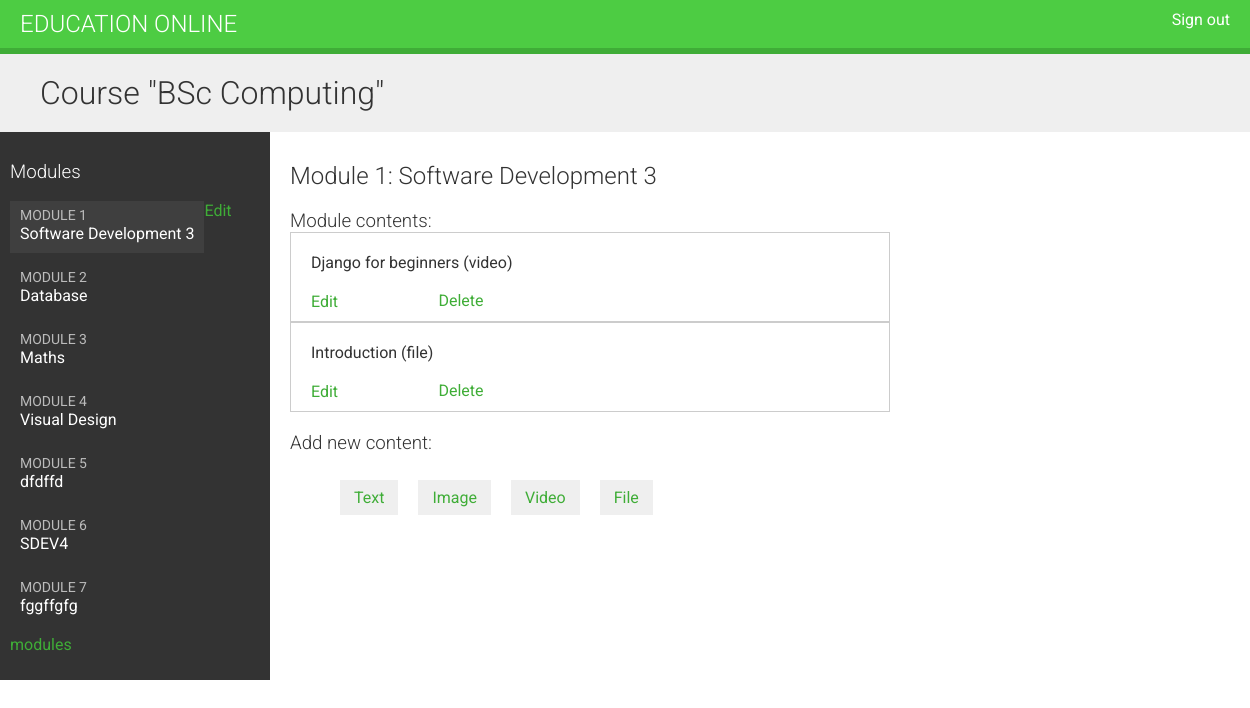
Screenshot of /course/module/6/ (signed in) with the database file from the repository.
### courses/models.py (models this page shows, shortened)
class Course(models.Model):
    owner = models.ForeignKey(User,
                                related_name='courses_created',
                                on_delete=models.CASCADE)
    subject = models.ForeignKey(Subject,
                                related_name='courses',
                                on_delete=models.CASCADE)
    title = models.CharField(max_length=200)
    slug = models.SlugField(max_length=200, unique=True)
    overview = models.TextField()
    created = models.DateTimeField(auto_now_add=True)
    class Meta:
        ordering = ['-created']

class Module(models.Model):
    course = models.ForeignKey(Course,
                                related_name='modules',
                                on_delete=models.CASCADE)
    title = models.CharField(max_length=200)
    description = models.TextField(blank=True)
    order = OrderField(blank=True, for_fields=['course'])
    class Meta:
        ordering = ['order']

class Content(models.Model):
    module = models.ForeignKey(Module,
                                related_name='contents',
                                on_delete=models.CASCADE)
    content_type = models.ForeignKey(ContentType,
                                on_delete=models.CASCADE,
                                limit_choices_to={'model__in':(
                                'text',
                                'video',
                                'image',
                                'file')})
    object_id = models.PositiveIntegerField()
    item = GenericForeignKey('content_type', 'object_id')
    order = OrderField(blank=True, for_fields=['module'])
    class Meta:
        ordering = ['order']

class ItemBase(models.Model):
    owner = models.ForeignKey(User,
                              related_name='%(class)s_related',
                              on_delete=models.CASCADE)
    title = models.CharField(max_length=250)
    created = models.DateTimeField(auto_now_add=True)
    updated = models.DateTimeField(auto_now=True)
    class Meta:
        abstract = True
    def __str__(self):
        return self.title

class Video(ItemBase):
    url = models.URLField()

class File(ItemBase):
    file = models.FileField(upload_to='files')

### courses/views.py (the view)
# urls.py: path('module/<int:module_id>/',views.ModuleContentListView.as_view(),name='module_content_list'),
class ModuleContentListView(TemplateResponseMixin, View):
    template_name = 'courses/manage/module/content_list.html'
    def get(self, request, module_id):
        module = get_object_or_404(Module,
                                    id=module_id,
                                    course__owner=request.user)
        return self.render_to_response({'module': module})

### courses/templatetags/course.py (called while the page is built)
@register.filter
def model_name(obj):
    try:
        return obj._meta.model_name
    except AttributeError:
        return None

### courses/templates/courses/manage/module/content_list.html (shortened to what this page needs)
{% extends "base.html" %}
{% load course %}
{% block content %}
  {% with course=module.course %}
    <h1>Course "{{ course.title }}"</h1>
    <div class="contents">
      <h3>Modules</h3>
      <ul id="modules">
        {% for m in course.modules.all %}
          <li data-id="{{ m.id }}" {% if m == module %}class="selected"{% endif %}>
            <a href="{% url 'module_content_list' m.id %}">
              <span>
                Module <span class="order">{{ m.order|add:1 }}</span>
              </span>
              <br>
              {{ m.title }}
            </a>
          </li>
        {% empty %}
          <li>No modules yet.</li>
        {% endfor %}
      </ul>
      <p><a href="{% url 'course_module_update' course.id %}">Edit modules</a></p>
    </div>
    <div class="module">
      <h2>Module {{ module.order|add:1 }}: {{ module.title }}</h2>
      <h3>Module contents:</h3>
      <div id="module-contents">
        {% for content in module.contents.all %}
          <div data-id="{{ content.id }}">
            {% with item=content.item %}
              <p>{{ item }} ({{ item|model_name }})</p>
              <a href="{% url 'module_content_update' module.id item|model_name item.id %}">Edit</a>
              <form action="{% url 'module_content_delete' content.id %}" method="post">
                <input type="submit" value="Delete">
              </form>
            {% endwith %}
          </div>
        {% empty %}
          <p>This module has no contents yet.</p>
        {% endfor %}
      </div>
      <h3>Add new content:</h3>
      <ul class="content-types">
        <li><a href="{% url 'module_content_create' module.id 'text' %}">Text</a></li>
        <li><a href="{% url 'module_content_create' module.id 'image' %}">Image</a></li>
        <li><a href="{% url 'module_content_create' module.id 'video' %}">Video</a></li>
        <li><a href="{% url 'module_content_create' module.id 'file' %}">File</a></li>
      </ul>
    </div>
  {% endwith %}
{% endblock %}

### courses/templates/base.html (shortened to what this page needs)
{% load staticfiles%}
<!DOCTYPE html>
<html>
<head>
    <link href="{% static 'css/base.css' %}" rel="stylesheet">
</head>
<body>
    <div id="header">
    <a href="/" class="logo">Education Online</a>
    <ul class="menu">
        {% if request.user.is_authenticated %}
            <li><a href="{% url 'logout' %}">Sign out</a></li>
        {% else %}
            <li><a href="{% url 'login' %}">Sign in</a></li>
        {% endif %}
    </ul>
    </div>
<div id="content">
    {% block content %}
    {% endblock %}
</div>
</body>
</html>

### courses/static/css/base.css (style rules this page uses)
body { margin:0; font-family:'Roboto', sans-serif; font-weight:400; color:#333; }
a { color:#3fad37; text-decoration:none; }
ul { float:left; }
h1, h2, h3, h4, h5, h6 { font-family:'Roboto', sans-serif; font-weight:300; }
h1 { background:#efefef; width:100%; overflow:auto; padding:20px 0 20px 40px; margin:0; }
.module { padding:10px 20px; float:left; width:600px; }
.module h3 { margin:20px 0 0; padding:0; width:100%; }
.module p { margin:10px 0 20px; width:100%; float:left; }
#header { background:#4dcc43; overflow:auto; padding:10px 20px; border-bottom:6px solid #3fad37; }
#header .logo { text-decoration:none; font-family:'Roboto', sans-serif; font-weight:300; text-transform:uppercase; font-size:24px; color:#fff; float:left; }
#header a { color:#fff; }
#header .menu { list-style:none; float:right; margin:0; padding:0; }
.contents { width:20%; padding:10px; float:left; background:#333; color: #fff; font-family:'Roboto', sans-serif; }
.contents ul { list-style:none; margin:0; padding:0; }
.contents ul li { margin:0 0 10px 0; padding:4px 10px 10px; overflow:auto; }
.contents ul li.selected { background:#3f3f3f; }
.contents ul span { text-transform:uppercase; color:#bbb; font-size:14px; }
.contents ul a { display:block; color:#fff; text-decoration:none; }
ul.content-types li { list-style:none; float:left; margin:10px; background:#efefef; padding:8px 14px; }
input, select, textarea { border:1px solid #ccc; border-bottom:3px solid #ccc; padding:8px 12px; font-size:16px; font-family:'Roboto', sans-serif; float:left; clear:both; width:300px; }
input[type=submit], a.button { border-radius:5px; background:#4dcc43; color:#fff; font-size:16px; text-transform:uppercase; border:none; padding:10px 20px; margin:20px 0; }
#module-contents div { padding:10px 20px; border:1px solid #ccc; background:#fff }
#module-contents form { margin:0; padding:0; }
#module-contents input[type=submit] { color:#3fad37; background:none; margin:-20px 0 0; padding:0; float:left; text-transform:none; }

### rows the page displays
Course: title "BSc Computing"
Module: order|add "1", title "Software Development 3"
Module: order|add "2", title "Database"
Module: order|add "3", title "Maths"
Module: order|add "4", title "Visual Design"
Module: order|add "5", title "dfdffd"
Module: order|add "6", title "SDEV4"
Module: order|add "7", title "fggffgfg"
Content: item "Django for beginners", item|model_name "video"
Content: item "Introduction", item|model_name "file"
